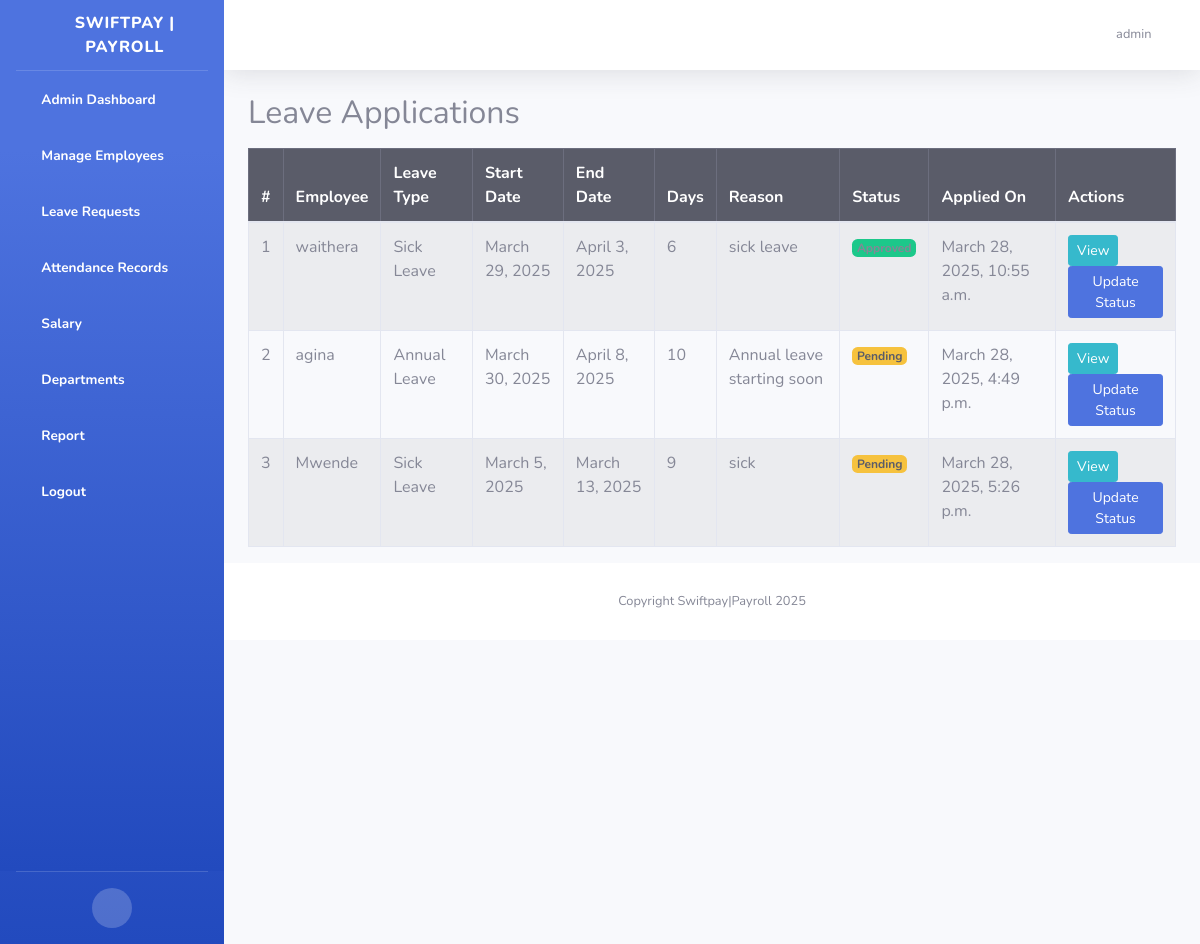
Page /leave-applications/ (signed in) on the committed database.
### mywebsite/models.py (models this page shows, shortened)
class CustomUser(AbstractUser):
    GENDER_CHOICES = [
        ('M', 'Male'),
        ('F', 'Female'),
        ('O', 'Other')
    ]
    employee_id = models.CharField(max_length=20, unique=True)
    date_of_birth = models.DateField(null=True, blank=True)
    gender = models.CharField(max_length=1, choices=GENDER_CHOICES)
    phone_number = models.CharField(max_length=15, blank=True)
    address = models.TextField(blank=True)
    joined_date = models.DateField(default=timezone.now)
    role = models.ForeignKey(EmployeeRole, on_delete=models.SET_NULL, null=True)
    department = models.ForeignKey(Department, on_delete=models.SET_NULL, null=True)
    is_active_employee = models.BooleanField(default=True)
    middle_name = models.CharField(max_length=255, null=True, blank=True)
    residential_status = models.CharField(max_length=2, choices=[
        ('R', 'Resident'),
        ('NR', 'Non-Resident')
    ], null=True, blank=True)
    national_id = models.CharField(max_length=10, null=True, blank=True)
    kra_pin = models.CharField(max_length=11, null=True, blank=True)
    nssf_no = models.CharField(max_length=15, null=True, blank=True)
    nhif_no = models.CharField(max_length=15, null=True, blank=True)
    passport_photo = models.ImageField(upload_to='employee_photos/', blank=True, null=True)
    basic_salary = models.DecimalField(max_digits=10, decimal_places=2, null=True, blank=True)
    bank = models.CharField(max_length=50, null=True, blank=True)
    bank_account_name = models.CharField(max_length=255, null=True, blank=True)
    bank_account_number = models.CharField(max_length=35, null=True, blank=True)
    bank_branch = models.CharField(max_length=40, null=True, blank=True)
    employee_personal_number = models.CharField(max_length=50, null=True, blank=True)
    date_of_employment = models.DateField(null=True, blank=True)
    contract_type = models.CharField(choices=[
        ('P', 'Permanent'),
        ('T', 'Temporary')
    ], max_length=1, null=True, blank=True)
    job_title = models.CharField(max_length=50, null=True, blank=True)
    employee_email = models.EmailField(null=True, blank=True)
    mobile_phone = models.CharField(max_length=15, null=True, blank=True)

class LeaveApplication(models.Model):
    STATUS_CHOICES = [
        ('PENDING', 'Pending'),
        ('APPROVED', 'Approved'),
        ('REJECTED', 'Rejected')
    ]
    employee = models.ForeignKey(CustomUser, on_delete=models.CASCADE)
    leave_type = models.ForeignKey(LeaveType, on_delete=models.CASCADE)
    start_date = models.DateField()
    end_date = models.DateField()
    days = models.IntegerField()
    reason = models.TextField()
    status = models.CharField(max_length=10, choices=STATUS_CHOICES, default='PENDING')
    applied_on = models.DateTimeField(auto_now_add=True)

class LeaveType(models.Model):
    name = models.CharField(max_length=50)
    max_days_per_year = models.IntegerField()

### mywebsite/views.py (the view)
# urls.py: path('leave-applications/', views.leave_application_list, name='leave_application_list'),
def leave_application_list(request):
    leave_applications = LeaveApplication.objects.all()
    return render(request, 'leave_application_list.html', {'leave_applications': leave_applications})

### templates/leave_application_list.html
{% extends "base.html" %}
{% block content %}
<div class="container mt-4">
    <h2>Leave Applications</h2>
    <table class="table table-bordered table-striped mt-3">
        <thead class="table-dark">
            <tr>
                <th>#</th>
                <th>Employee</th>
                <th>Leave Type</th>
                <th>Start Date</th>
                <th>End Date</th>
                <th>Days</th>
                <th>Reason</th>
                <th>Status</th>
                <th>Applied On</th>
                <th>Actions</th>
            </tr>
        </thead>
        <tbody>
            {% for leave in leave_applications %}
            <tr>
                <td>{{ forloop.counter }}</td>
                <td>{{ leave.employee.username }}</td>
                <td>{{ leave.leave_type.name }}</td>
                <td>{{ leave.start_date }}</td>
                <td>{{ leave.end_date }}</td>
                <td>{{ leave.days }}</td>
                <td>{{ leave.reason }}</td>
                <td>
                    {% if leave.status == "PENDING" %}
                        <span class="badge bg-warning text-dark">Pending</span>
                    {% elif leave.status == "APPROVED" %}
                        <span class="badge bg-success">Approved</span>
                    {% else %}
                        <span class="badge bg-danger">Rejected</span>
                    {% endif %}
                </td>
                <td>{{ leave.applied_on }}</td>
                <td>
                    <a href="{% url 'leave_application_detail' leave.pk %}" class="btn btn-info btn-sm">View</a>
                    <a href="{% url 'update_leave_status' leave.pk %}" class="btn btn-primary btn-sm">Update Status</a>
                </td>
            </tr>
            {% empty %}
            <tr>
                <td colspan="10" class="text-center">No leave applications found.</td>
            </tr>
            {% endfor %}
        </tbody>
    </table>
</div>
{% endblock %}

### templates/base.html (shortened to what this page needs)
<!DOCTYPE html>
<html lang="en">
<head>
    {% load static %}
    <link href="{% static 'theme/vendor/fontawesome-free/css/all.min.css'  %}" rel="stylesheet" type="text/css">
    <link href="{% static 'theme/css/sb-admin-2.min.css'  %}" rel="stylesheet">
    <link href="{% static 'css/app.css'  %}" rel="stylesheet">
    <link href="{% static 'jquerui/jquery-ui.css' %}" rel='stylesheet' type='text/css'/>
    <link href="https://cdn.datatables.net/1.10.20/css/jquery.dataTables.min.css" rel='stylesheet' type='text/css'/>
</head>
<body id="page-top">
<div id="wrapper">
    <ul class="navbar-nav bg-gradient-primary sidebar sidebar-dark accordion" id="accordionSidebar">
        <a class="sidebar-brand d-flex align-items-center justify-content-center" href="">
            <div class="sidebar-brand-icon rotate-n-15">
                <i class="fas fa-money-check-alt"></i>
            </div>
            <div class="sidebar-brand-text mx-3">SwiftPay | Payroll</div>
        </a>
        {% if user.is_authenticated %}
        <ul class="navbar-nav bg-gradient-primary sidebar sidebar-dark accordion" id="accordionSidebar">
            {% if user.is_superuser %}
                <li class="nav-item active">
                    <a class="nav-link" href="{% url 'dashboard' %}">
                        <i class="fas fa-fw fa-user-shield"></i>
                        <span>Admin Dashboard</span></a>
                </li>
                <li class="nav-item active">
                    <a class="nav-link" href="{% url 'employee_list' %}">
                        <i class="fas fa-fw fa-user-friends"></i>
                        <span>Manage Employees</span></a>
                </li>
                <li class="nav-item active">
                    <a class="nav-link" href="{% url 'leave_application_list' %}">
                        <i class="fas fa-fw fa-calendar-check"></i>
                        <span>Leave Requests</span></a>
                </li>
                <li class="nav-item active">
                    <a class="nav-link" href="{% url 'attendance_list'%}">
                        <i class="fas fa-fw fa-book-medical"></i>
                        <span>Attendance Records</span></a>
                </li>
                <li class="nav-item active">
                    <a class="nav-link" href="{% url 'admin_salary_list'%}">
                        <i class="fas fa-fw fa-check-circle"></i>
                        <span>Salary</span></a>
                </li>
                <li class="nav-item active">
                    <a class="nav-link" href="{% url 'department_list'%}">
                        <i class="fas fa-fw fa-check-circle"></i>
                        <span>Departments</span></a>
                </li>
                <li class="nav-item active">
                    <a class="nav-link" href="{% url 'monthly_payroll_report'%}">
                        <i class="fas fa-fw fa-check-circle"></i>
                        <span>Report</span></a>
                </li>
            {% endif %}
            <li class="nav-item active">
                <a class="nav-link" href="{% url 'logout' %}">
                    <i class="fas fa-fw fa-sign-out-alt"></i>
                    <span>Logout</span></a>
            </li>
        </ul>
    {% endif %}
        <hr class="sidebar-divider">
        <div class="text-center d-none d-md-inline">
            <button class="rounded-circle border-0" id="sidebarToggle"></button>
        </div>
    </ul>
    <div id="content-wrapper" class="d-flex flex-column">
        <div id="content">
            <nav class="navbar navbar-expand navbar-light bg-white topbar mb-4 static-top shadow">
                <ul class="navbar-nav ml-auto">
                    <li class="nav-item dropdown no-arrow">
                        <a class="nav-link dropdown-toggle" href="#" id="userDropdown" role="button"
                           data-toggle="dropdown" aria-haspopup="true" aria-expanded="false">
                            <span class="mr-2 d-none d-lg-inline text-gray-600 small">{{request.user.username}}</span>
                            <i class="far fa-user-circle"></i>
                        </a>
                    </li>
                </ul>
            </nav>
            {% block content %}
            {% endblock %}
            <footer class="sticky-footer bg-white">
                <div class="container my-auto">
                    <div class="copyright text-center my-auto">
                        <span>Copyright Swiftpay|Payroll 2025</span>
                    </div>
                </div>
            </footer>
        </div>
    </div>
</div>
</body>
</html>

### rows in the picture
CustomUser: user.username "admin"
LeaveApplication: employee.username "waithera", leave_type.name "Sick Leave", start_date "March 29, 2025", end_date "April 3, 2025", days "6", reason "sick leave", status "Approved", applied_on "March 28, 2025, 10:55 a.m."
LeaveApplication: employee.username "agina", leave_type.name "Annual Leave", start_date "March 30, 2025", end_date "April 8, 2025", days "10", reason "Annual leave starting soon", status "Pending", applied_on "March 28, 2025, 4:49 p.m."
LeaveApplication: employee.username "Mwende", leave_type.name "Sick Leave", start_date "March 5, 2025", end_date "March 13, 2025", days "9", reason "sick", status "Pending", applied_on "March 28, 2025, 5:26 p.m."
